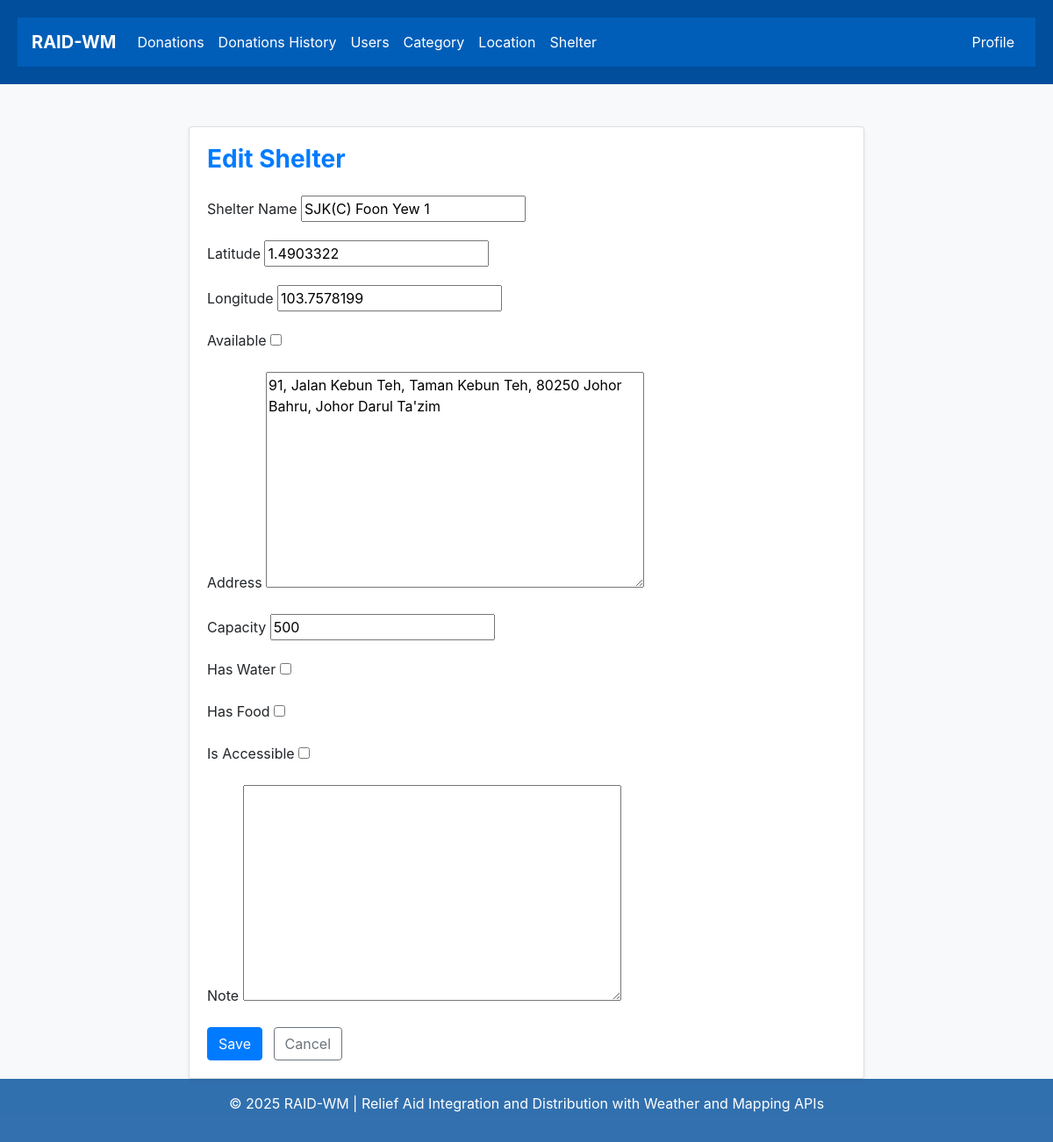
The page /shelter/edit/1/ (signed in) on the database as committed earlier.
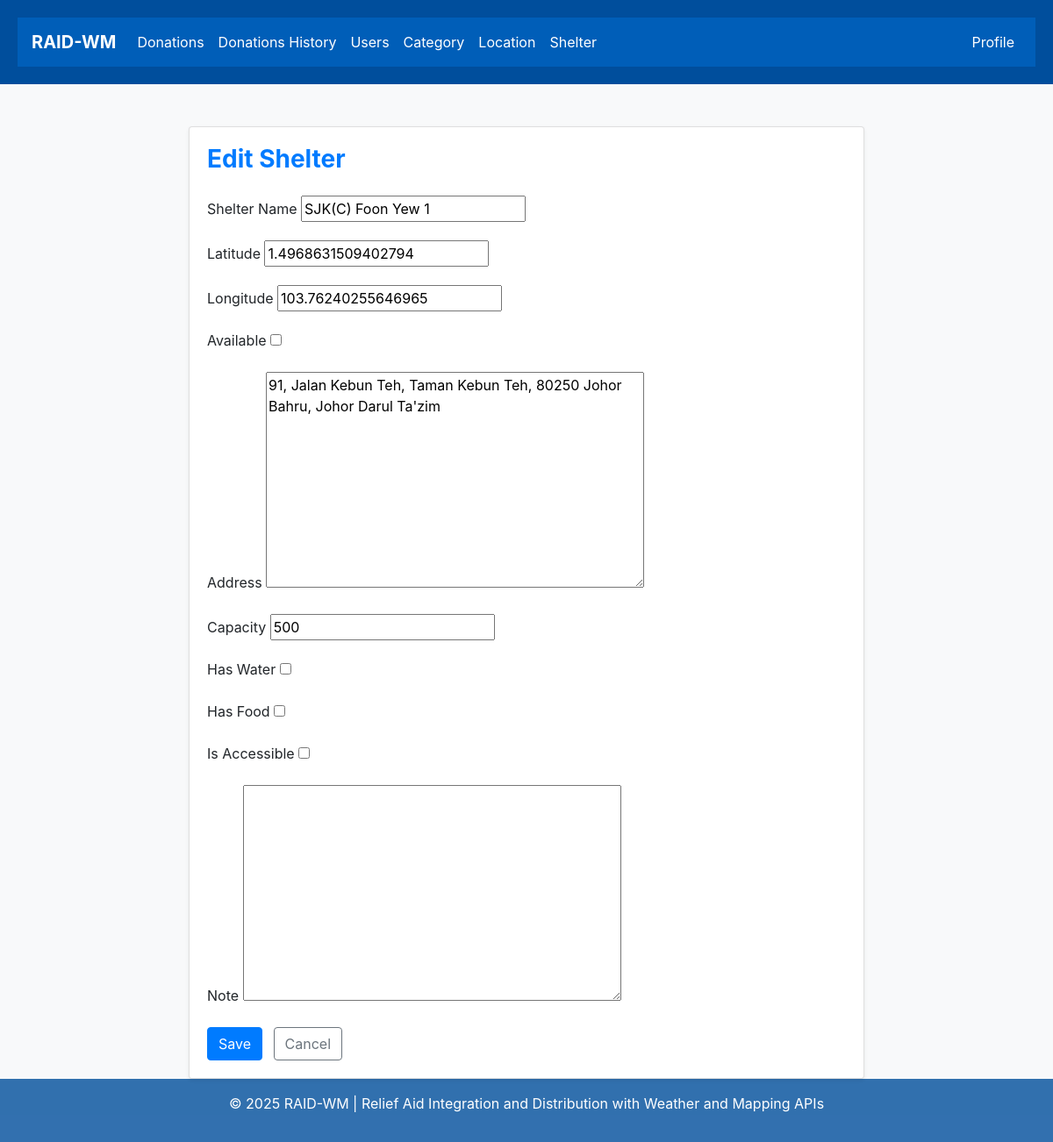
The same page on the database as committed later.
### members/models.py (models this page shows, shortened)
class Shelter(models.Model):
    name = models.CharField(max_length=100)
    latitude = models.FloatField()
    longitude = models.FloatField()
    available = models.BooleanField(default=True)
    address = models.TextField(blank=True, null=True)
    capacity = models.IntegerField(default=0)
    has_water = models.BooleanField(default=False)
    has_food = models.BooleanField(default=False)
    is_accessible = models.BooleanField(default=False)
    notes = models.TextField(blank=True, null=True)

### members/views.py (the view)
# urls.py: path('shelter/edit/<int:shelter_id>/', views.edit_shelter, name='edit_shelter'),
@staff_member_required
def edit_shelter(request, shelter_id):
    shelter = get_object_or_404(Shelter, id=shelter_id)
    if request.method == 'POST':
        form = ShelterEditForm(request.POST, instance=shelter)
        if form.is_valid():
            form.save()
            return redirect('shelter')
    else:
        form = ShelterEditForm(instance=shelter)
    return render(request, 'shelter/edit_shelter.html', {'form': form,})

### members/forms.py
class ShelterEditForm(forms.ModelForm):
    class Meta:
        model = Shelter
        fields = ['name', 'latitude', 'longitude', 'available', 'address', 'capacity', 'has_water', 'has_food', 'is_accessible', 'notes']
        labels = {
            'name': 'Shelter Name',
            'latitude': 'Latitude',
            'longitude': 'Longitude',
            'available': 'Available',
            'address': 'Address',
            'capacity': 'Capacity',
            'has_water': 'Has Water',
            'has_food': 'Has Food',
            'is_accessible': 'Is Accessible',
            'notes': 'Note',
        }

### members/templates/shelter/edit_shelter.html (shortened to what this page needs)
{% extends "master.html" %}
{% block content %}
<div class="container mt-4" style="max-width: 800px;">
  <div class="card shadow-sm">
    <div class="card-body">
      <h3 class="text-primary font-weight-bold mb-4">Edit Shelter</h3>
      <form method="post" novalidate>
        {% for field in form %}
          <div class="form-group">
            <label for="{{ field.id_for_label }}">{{ field.label }}</label>
            {{ field }}
          </div>
        {% endfor %}
        <button type="submit" class="btn btn-primary">Save</button>
        <a href="{% url 'shelter' %}" class="btn btn-outline-secondary ml-2">Cancel</a>
      </form>
    </div>
  </div>
</div>
{% endblock %}

Rows that differ between the two databases and show on the page:
changed Shelter "SJK(C) Foon Yew 1": latitude "1.4903322" → "1.4968631509402794"; longitude "103.7578199" → "103.76240255646965"
